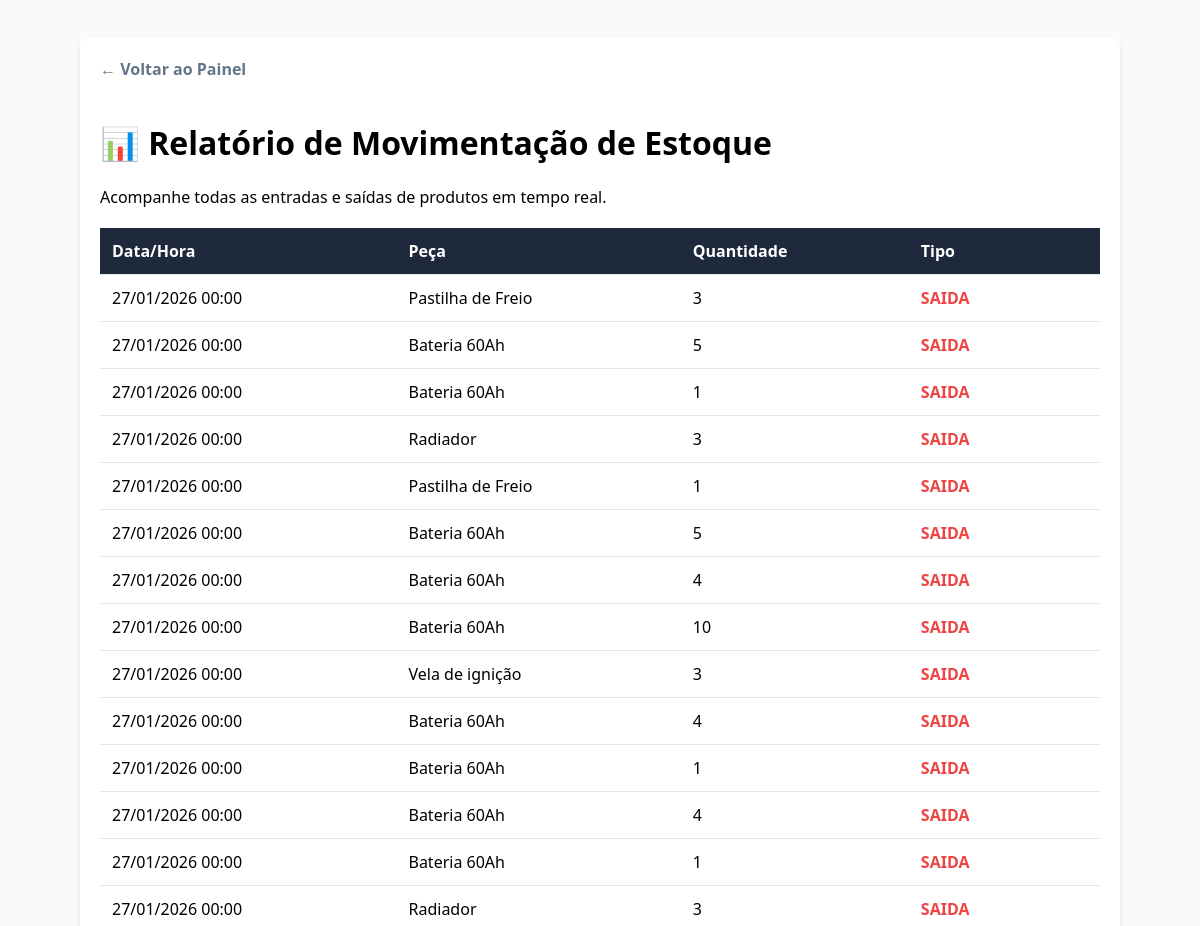
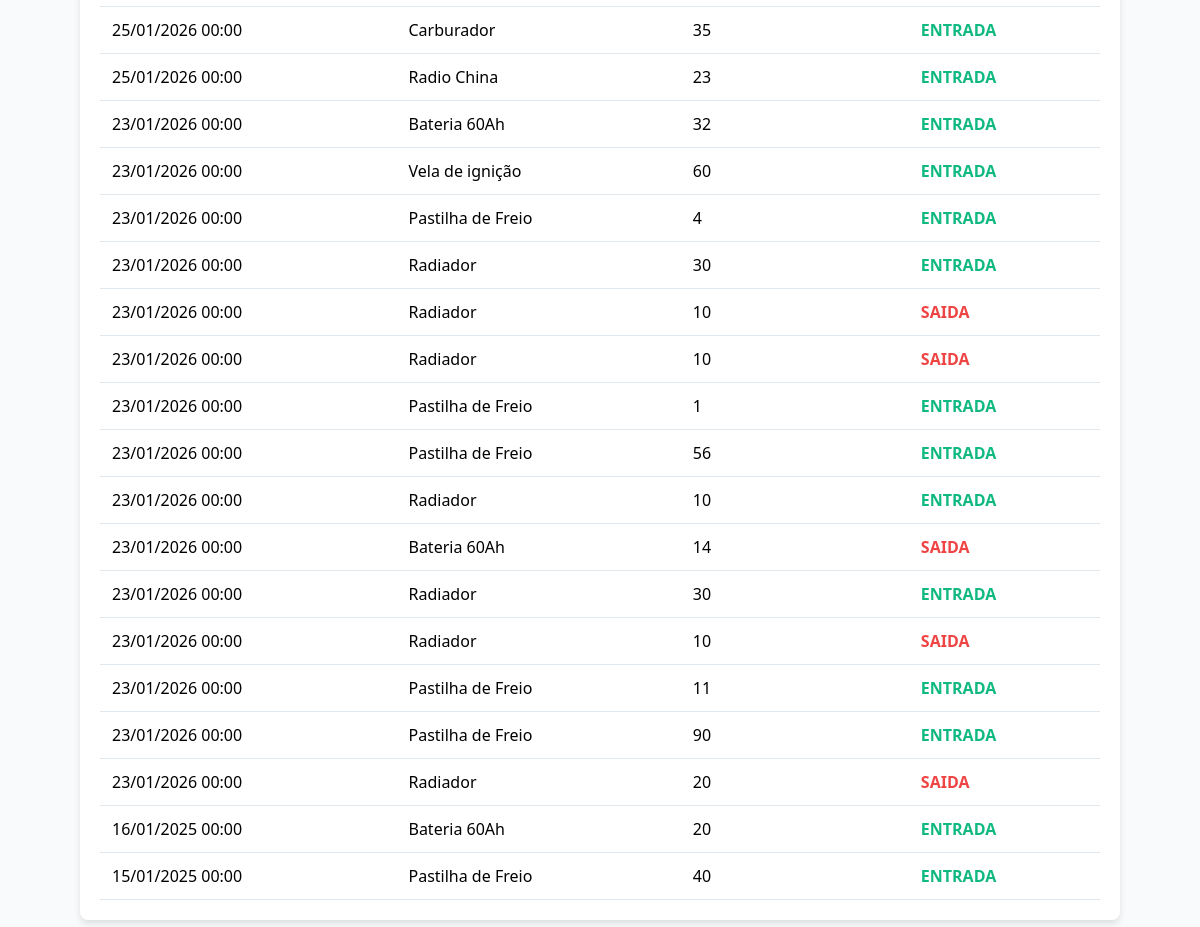
The app's page /RelatorioMovimentacao.php (signed in) with its own data (2 pictures, top to bottom).
### tables this page shows
CREATE TABLE `movimentacao_estoque` (
  `id_movimentacao` int(11) NOT NULL,
  `id_peca` int(11) NOT NULL,
  `tipo` enum('ENTRADA','SAIDA') NOT NULL,
  `quantidade` int(11) NOT NULL,
  `data_movimentacao` date NOT NULL
);

CREATE TABLE `pecas` (
  `id_peca` int(11) NOT NULL,
  `nome` varchar(100) NOT NULL,
  `descricao` varchar(150) DEFAULT NULL,
  `preco_venda` decimal(10,2) DEFAULT NULL,
  `preco_custo` decimal(10,2) DEFAULT NULL,
  `id_fornecedor` int(11) DEFAULT NULL
);

### RelatorioMovimentacao.php (the view, shortened to what this page needs)
<?php
include 'conexao.php';
$sql = "SELECT m.*, p.nome as peca_nome
        FROM movimentacao_estoque m
        JOIN pecas p ON m.id_peca = p.id_peca
        ORDER BY m.data_movimentacao DESC";
$result = $conn->query($sql);
?>
<!DOCTYPE html>
<html lang="pt-br">
<head>
</head>
<body>
<div class="container">
    <a href="gerente.php" class="voltar">← Voltar ao Painel</a>
    <h1>📊 Relatório de Movimentação de Estoque</h1>
    <p>Acompanhe todas as entradas e saídas de produtos em tempo real.</p>
    <table>
        <thead>
            <tr>
                <th>Data/Hora</th>
                <th>Peça</th>
                <th>Quantidade</th>
                <th>Tipo</th>
            </tr>
        </thead>
        <tbody>
            <?php while($row = $result->fetch_assoc()): ?>
                <tr>
                    <td><?php echo date('d/m/Y H:i', strtotime($row['data_movimentacao'])); ?></td>
                    <td><?php echo $row['peca_nome']; ?></td>
                    <td><?php echo $row['quantidade']; ?></td>
                    <td class="<?php echo ($row['tipo'] == 'ENTRADA') ? 'tipo-entrada' : 'tipo-saida'; ?>">
                        <?php echo $row['tipo']; ?>
                    </td>
                </tr>
            <?php endwhile; ?>
        </tbody>
    </table>
</div>
</body>
</html>

### RelatorioMovimentacao.php (style rules this page uses)
body { font-family: 'Segoe UI', Tahoma, Geneva, Verdana, sans-serif; background: #f8fafc; padding: 30px; }
.container { max-width: 1000px; margin: auto; background: white; padding: 20px; border-radius: 8px; box-shadow: 0 4px 6px rgba(0,0,0,0.1); }
table { width: 100%; border-collapse: collapse; margin-top: 20px; }
th, td { padding: 12px; text-align: left; border-bottom: 1px solid #e2e8f0; }
th { background-color: #1e293b; color: white; }
.tipo-entrada { color: #10b981; font-weight: bold; }
.tipo-saida { color: #ef4444; font-weight: bold; }
.voltar { text-decoration: none; color: #64748b; font-weight: bold; margin-bottom: 20px; display: inline-block; }

### records on screen
movimentacao_estoque: data_movimentacao "27/01/2026 00:00", id_peca.nome "Pastilha de Freio", quantidade "3", tipo "SAIDA"
movimentacao_estoque: data_movimentacao "27/01/2026 00:00", id_peca.nome "Bateria 60Ah", quantidade "5", tipo "SAIDA"
movimentacao_estoque: data_movimentacao "27/01/2026 00:00", id_peca.nome "Bateria 60Ah", quantidade "1", tipo "SAIDA"
movimentacao_estoque: data_movimentacao "27/01/2026 00:00", id_peca.nome "Radiador", quantidade "3", tipo "SAIDA"
movimentacao_estoque: data_movimentacao "27/01/2026 00:00", id_peca.nome "Pastilha de Freio", quantidade "1", tipo "SAIDA"
movimentacao_estoque: data_movimentacao "27/01/2026 00:00", id_peca.nome "Bateria 60Ah", quantidade "5", tipo "SAIDA"
movimentacao_estoque: data_movimentacao "27/01/2026 00:00", id_peca.nome "Bateria 60Ah", quantidade "4", tipo "SAIDA"
movimentacao_estoque: data_movimentacao "27/01/2026 00:00", id_peca.nome "Bateria 60Ah", quantidade "10", tipo "SAIDA"
movimentacao_estoque: data_movimentacao "27/01/2026 00:00", id_peca.nome "Vela de ignição", quantidade "3", tipo "SAIDA"
movimentacao_estoque: data_movimentacao "27/01/2026 00:00", id_peca.nome "Bateria 60Ah", quantidade "4", tipo "SAIDA"
movimentacao_estoque: data_movimentacao "27/01/2026 00:00", id_peca.nome "Bateria 60Ah", quantidade "1", tipo "SAIDA"
movimentacao_estoque: data_movimentacao "27/01/2026 00:00", id_peca.nome "Bateria 60Ah", quantidade "4", tipo "SAIDA"
movimentacao_estoque: data_movimentacao "27/01/2026 00:00", id_peca.nome "Bateria 60Ah", quantidade "1", tipo "SAIDA"
movimentacao_estoque: data_movimentacao "27/01/2026 00:00", id_peca.nome "Radiador", quantidade "3", tipo "SAIDA"
movimentacao_estoque: data_movimentacao "25/01/2026 00:00", id_peca.nome "Carburador", quantidade "35", tipo "ENTRADA"
movimentacao_estoque: data_movimentacao "25/01/2026 00:00", id_peca.nome "Radio China", quantidade "23", tipo "ENTRADA"
movimentacao_estoque: data_movimentacao "23/01/2026 00:00", id_peca.nome "Bateria 60Ah", quantidade "32", tipo "ENTRADA"
movimentacao_estoque: data_movimentacao "23/01/2026 00:00", id_peca.nome "Vela de ignição", quantidade "60", tipo "ENTRADA"
movimentacao_estoque: data_movimentacao "23/01/2026 00:00", id_peca.nome "Pastilha de Freio", quantidade "4", tipo "ENTRADA"
movimentacao_estoque: data_movimentacao "23/01/2026 00:00", id_peca.nome "Radiador", quantidade "30", tipo "ENTRADA"
movimentacao_estoque: data_movimentacao "23/01/2026 00:00", id_peca.nome "Radiador", quantidade "10", tipo "SAIDA"
movimentacao_estoque: data_movimentacao "23/01/2026 00:00", id_peca.nome "Radiador", quantidade "10", tipo "SAIDA"
movimentacao_estoque: data_movimentacao "23/01/2026 00:00", id_peca.nome "Pastilha de Freio", quantidade "1", tipo "ENTRADA"
movimentacao_estoque: data_movimentacao "23/01/2026 00:00", id_peca.nome "Pastilha de Freio", quantidade "56", tipo "ENTRADA"
movimentacao_estoque: data_movimentacao "23/01/2026 00:00", id_peca.nome "Radiador", quantidade "10", tipo "ENTRADA"
movimentacao_estoque: data_movimentacao "23/01/2026 00:00", id_peca.nome "Bateria 60Ah", quantidade "14", tipo "SAIDA"
movimentacao_estoque: data_movimentacao "23/01/2026 00:00", id_peca.nome "Radiador", quantidade "30", tipo "ENTRADA"
movimentacao_estoque: data_movimentacao "23/01/2026 00:00", id_peca.nome "Radiador", quantidade "10", tipo "SAIDA"
movimentacao_estoque: data_movimentacao "23/01/2026 00:00", id_peca.nome "Pastilha de Freio", quantidade "11", tipo "ENTRADA"
movimentacao_estoque: data_movimentacao "23/01/2026 00:00", id_peca.nome "Pastilha de Freio", quantidade "90", tipo "ENTRADA"
movimentacao_estoque: data_movimentacao "23/01/2026 00:00", id_peca.nome "Radiador", quantidade "20", tipo "SAIDA"
movimentacao_estoque: data_movimentacao "16/01/2025 00:00", id_peca.nome "Bateria 60Ah", quantidade "20", tipo "ENTRADA"
movimentacao_estoque: data_movimentacao "15/01/2025 00:00", id_peca.nome "Pastilha de Freio", quantidade "40", tipo "ENTRADA"
